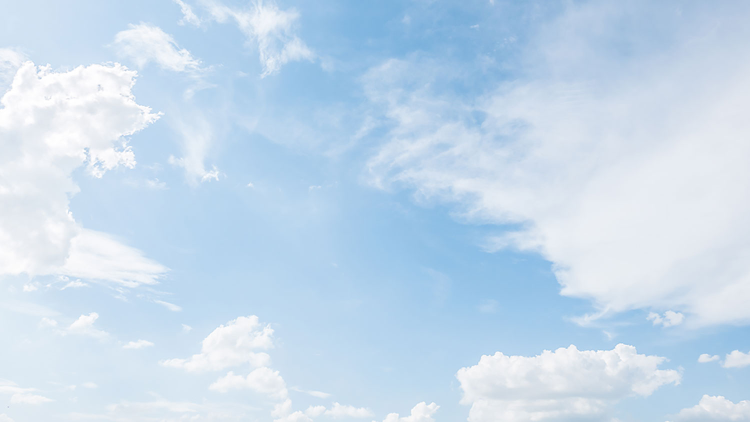
#> input picture projects/058-3d-roaming-square/sky.jpeg, 1500 x 844 px (shown at 1/2 size)
$ python resize_image.py ../058-3d-roaming-square/sky.jpeg
#> lines starting #> are read from the running program, lines starting #| are printed output that depends on the picture
#!/usr/bin/env python3
"""
Image Resizer Script

This script resizes an image to 1000px width while maintaining aspect ratio.
The original file is overwritten with the resized version.

Usage: python resize_image.py <image_path>
"""

import sys
import os
from PIL import Image

def resize_image(image_path, target_width=1000):
    """
    Resize an image to the specified width while maintaining aspect ratio.

    Args:
        image_path (str): Path to the image file
        target_width (int): Target width in pixels (default: 800)

    Returns:
        bool: True if successful, False otherwise
    """
#> called with image_path = '../058-3d-roaming-square/sky.jpeg', target_width = 1000
    try:
        # Open the image
        with Image.open(image_path) as img:
            # Calculate new height maintaining aspect ratio
#> img is the input picture: PIL image 1500x844 RGB; mean R, G, B 197.5, 218, 236.6
            width, height = img.size
#> width = 1500; height = 844
            aspect_ratio = height / width
#> aspect_ratio = 0.563
            new_height = int(target_width * aspect_ratio)
#> new_height = 562

            # Resize the image
            resized_img = img.resize((target_width, new_height), Image.Resampling.LANCZOS)
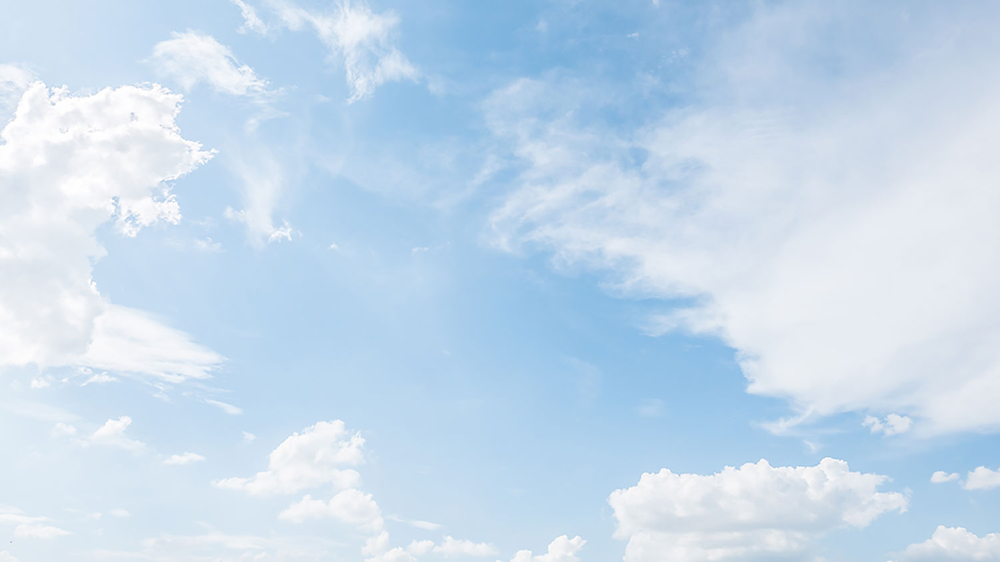
#> resized_img: PIL image 1000x562 RGB; mean R, G, B 197.5, 218, 236.6

            # Save the resized image, overwriting the original
            resized_img.save(image_path, quality=95, optimize=True)

            print(f"✓ Successfully resized {image_path}")
            print(f"  Original size: {width}x{height}")
#|   Original size: 1500x844
            print(f"  New size: {target_width}x{new_height}")
#|   New size: 1000x562

            return True

    except FileNotFoundError:
        print(f"✗ Error: File '{image_path}' not found")
        return False
    except Exception as e:
        print(f"✗ Error processing image: {e}")
        return False

def main():
    """Main function to handle command line arguments and execute the resize operation."""

    # Check if image path is provided
    if len(sys.argv) != 2:
        print("Usage: python resize_image.py <image_path>")
        print("Example: python resize_image.py photo.jpg")
        sys.exit(1)

    image_path = sys.argv[1]

    # Check if file exists
    if not os.path.exists(image_path):
        print(f"✗ Error: File '{image_path}' does not exist")
        sys.exit(1)

    # Check if it's a file (not a directory)
    if not os.path.isfile(image_path):
        print(f"✗ Error: '{image_path}' is not a file")
        sys.exit(1)

    # Get file extension to check if it's an image
    file_ext = os.path.splitext(image_path)[1].lower()
    supported_formats = ['.jpg', '.jpeg', '.png', '.bmp', '.tiff', '.webp']

    if file_ext not in supported_formats:
        print(f"✗ Warning: File extension '{file_ext}' may not be supported")
        print(f"  Supported formats: {', '.join(supported_formats)}")
        response = input("Continue anyway? (y/N): ")
        if response.lower() != 'y':
            sys.exit(1)

    # Perform the resize operation
    success = resize_image(image_path)

    if not success:
        sys.exit(1)

if __name__ == "__main__":
    main()
